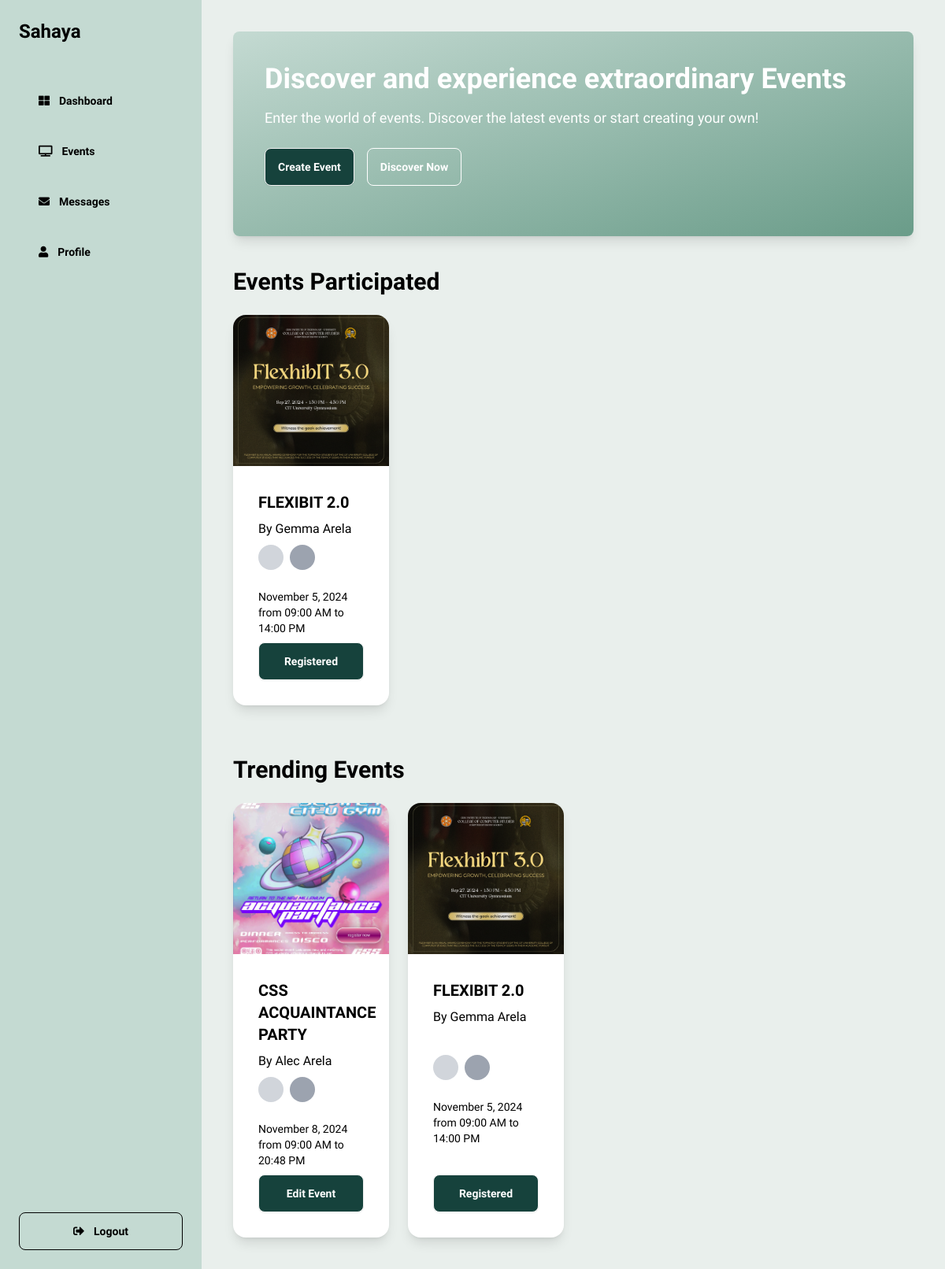
/users/dashboard/ (signed in), run on the app's committed database.
### event/models.py (models this page shows, shortened)
class Event(models.Model):
    title = models.CharField(max_length=50)
    description = models.CharField(max_length=300)
    location = models.CharField(max_length=100)
    start_date = models.DateField()
    end_date = models.DateField()
    start_time = models.TimeField()  # Changed from event_time
    end_time = models.TimeField()    # Added end_time
    organizer = models.ForeignKey(settings.AUTH_USER_MODEL, on_delete=models.CASCADE, related_name="organized_events")
    image = models.ImageField(upload_to='event_images/', blank=True, null=True)

### users/models.py (models this page shows, shortened)
class CustomUser(AbstractUser):
    middle_initial = models.CharField(max_length=1, blank=True)
    contact_number = models.CharField(max_length=15, blank=True)

### users/views.py (the view)
# urls.py: path('dashboard/', views.dashboard_view, name='dashboard'),  # Dashboard page
@login_required
def dashboard_view(request):
    trending_events = Event.objects.all()  # Fetch all events, or apply filters as needed
    user_registered_events = Event.objects.filter(registration__participant=request.user)
    context = {
        'trending_events': trending_events,
        'user_registered_events': user_registered_events,  # Pass this to template
    }
    return render(request, 'users/dashboard.html', context)

### users/templates/users/dashboard.html (shortened to what this page needs)
<!DOCTYPE html>
<html lang="en">
<head>
    {% load static %}
    <link href="{% static 'css/styles.css' %}" rel="stylesheet">
    <script src="https://cdn.tailwindcss.com"></script>
    <link href="https://cdn.jsdelivr.net/npm/daisyui@latest/dist/full.css" rel="stylesheet">
    <link href="https://cdnjs.cloudflare.com/ajax/libs/font-awesome/5.15.4/css/all.min.css" rel="stylesheet">
</head>
<body class="bg-[#E9EFEC] font-ABeeZee flex h-screen">
    <div class="w-64 bg-[#C4DAD2] p-6 flex-shrink-0 flex flex-col fixed h-full text-black">
        <h2 class="text-2xl font-bold mb-10">Sahaya</h2>
        <ul class="menu items-start">
            <li class="mb-4">
                <a href="{% url 'users:dashboard' %}" class="flex items-center gap-3 btn btn-ghost w-full">
                    <i class="fas fa-th-large"></i>
                    <span>Dashboard</span>
                </a>
            </li>
            <li class="mb-4">
                <a href="{% url 'event:list_of_events' %}" class="flex items-center gap-3 btn btn-ghost w-full">
                    <i class="fas fa-tv"></i>
                    <span>Events</span>
                </a>
            </li>
            <li class="mb-4">
                <a href="#" class="flex items-center gap-3 btn btn-ghost w-full">
                    <i class="fas fa-envelope"></i>
                    <span>Messages</span>
                </a>
            </li>
            <li class="mb-4">
                <a href="{% url 'users:account' %}" class="flex items-center gap-3 btn btn-ghost w-full">
                    <i class="fas fa-user"></i>
                    <span>Profile</span>
                </a>
            </li>
        </ul>
        <div class="mt-auto">
            <a href="{% url 'home' %}" class="flex items-center gap-3 btn btn-outline w-full mt-10 text-black text-left">
                <i class="fas fa-sign-out-alt"></i>
                <span>Logout</span>
            </a>
        </div>
    </div>
    <div class="flex-grow p-10 ml-64 overflow-y-auto">
        <div class="bg-gradient-to-br from-[#C4DAD2] to-[#6A9C89] text-white p-10 rounded-lg shadow-lg mb-10">
            <h1 class="text-4xl font-bold mb-4">Discover and experience extraordinary Events</h1>
            <p class="text-lg mb-6">Enter the world of events. Discover the latest events or start creating your own!</p>
            <div class="flex gap-4">
                <a href="{% url 'event:create_event' %}" class="btn mb-6" style="background-color: #16423C; color: white;">
                    Create Event
                </a>
                <button class="btn btn-outline border-white text-white">Discover Now</button>
            </div>
        </div>
        <section class="mb-16 text-black">
            <h2 class="text-3xl font-bold mb-6">Events Participated</h2>
            <div class="grid grid-cols-1 md:grid-cols-2 lg:grid-cols-4 gap-6">
                {% for event in user_registered_events %}
                <div class="card bg-white shadow-lg" id="registered-event-{{ event.id }}">
                    <figure class="h-48">
                        {% if event.image %}
                            <img src="{{ event.image.url }}" alt="{{ event.title }}" class="w-full h-full object-cover rounded-t-lg">
                        {% else %}
                            <div class="h-full bg-gradient-to-br from-[#E9EFEC] to-[#C4DAD2] rounded-t-lg"></div>
                        {% endif %}
                    </figure>
                    <div class="card-body">
                        <h3 class="card-title">{{ event.title }}</h3>
                        <p>By {{ event.organizer.first_name }} {{ event.organizer.last_name }}</p>
                        <div class="flex items-center gap-2">
                            <div class="avatar"><div class="w-8 rounded-full bg-gray-300"></div></div>
                            <div class="avatar"><div class="w-8 rounded-full bg-gray-400"></div></div>
                        </div>
                        <p class="text-sm mt-4 text-black">
                            {{ event.start_date|date:"F j, Y" }}
                            {% if event.start_time and event.end_time %}
                                from {{ event.start_time|time:"H:i A" }} to {{ event.end_time|time:"H:i A" }}
                            {% else %}
                                - Time not set
                            {% endif %}
                        </p>
{% if event.organizer == user %}
    <a href="{% url 'event:edit_event' event.id %}" class="btn bg-[#16423C] text-white w-full">Edit Event</a>
{% elif event in user_registered_events %}
    <a href="{% url 'event:view_event' event.id %}" class="btn bg-[#16423C] text-white w-full">Registered</a>
{% else %}
    <a href="{% url 'event:view_event' event.id %}" class="btn bg-[#16423C] text-white w-full">Register Now</a>
{% endif %}
                    </div>
                </div>
                {% endfor %}
            </div>
        </section>
        <section>
            <h2 class="text-3xl font-bold mb-6 text-black">Trending Events</h2>
            <div class="grid grid-cols-1 md:grid-cols-2 lg:grid-cols-4 gap-6">
                {% for event in trending_events %}
                <div class="card bg-white shadow-lg">
                    <figure class="h-48">
                        {% if event.image %}
                            <img src="{{ event.image.url }}" alt="{{ event.title }}" class="w-full h-full object-cover rounded-t-lg">
                        {% else %}
                            <div class="h-full bg-gradient-to-br from-[#E9EFEC] to-[#C4DAD2] rounded-t-lg"></div>
                        {% endif %}
                    </figure>
                    <div class="card-body">
                        <h3 class="card-title text-black">{{ event.title }}</h3>
                        <p class="text-black">By {{ event.organizer.first_name }} {{ event.organizer.last_name }}</p>
                        <div class="flex items-center gap-2">
                            <div class="avatar"><div class="w-8 rounded-full bg-gray-300"></div></div>
                            <div class="avatar"><div class="w-8 rounded-full bg-gray-400"></div></div>
                        </div>
                        <p class="text-sm mt-4 text-black">
                            {{ event.start_date|date:"F j, Y" }}
                            {% if event.start_time and event.end_time %}
                                from {{ event.start_time|time:"H:i A" }} to {{ event.end_time|time:"H:i A" }}
                            {% else %}
                                - Time not set
                            {% endif %}
                        </p>
                        {% if event.organizer == user %}
                        <a href="{% url 'event:edit_event' event.id %}" class="btn bg-[#16423C] text-white w-full">Edit Event</a>
                    {% elif event in user_registered_events %}
                        <a href="{% url 'event:view_event' event.id %}" class="btn bg-[#16423C] text-white w-full">Registered</a>
                    {% else %}
                        <a href="{% url 'event:view_event' event.id %}" class="btn bg-[#16423C] text-white w-full">Register Event</a>
                    {% endif %}
                    </div>
                </div>
                {% endfor %}
            </div>
        </section>
    </div>
</body>
</html>

### data on the page
Event: image (picture), title "FLEXIBIT 2.0", organizer.first_name "Gemma", organizer.last_name "Arela", start_date "November 5, 2024", start_time "09:00 AM", end_time "14:00 PM", shows "Registered"
Event: image (picture), title "CSS ACQUAINTANCE PARTY", organizer.first_name "Alec", organizer.last_name "Arela", start_date "November 8, 2024", start_time "09:00 AM", end_time "20:48 PM", shows "Edit Event"
